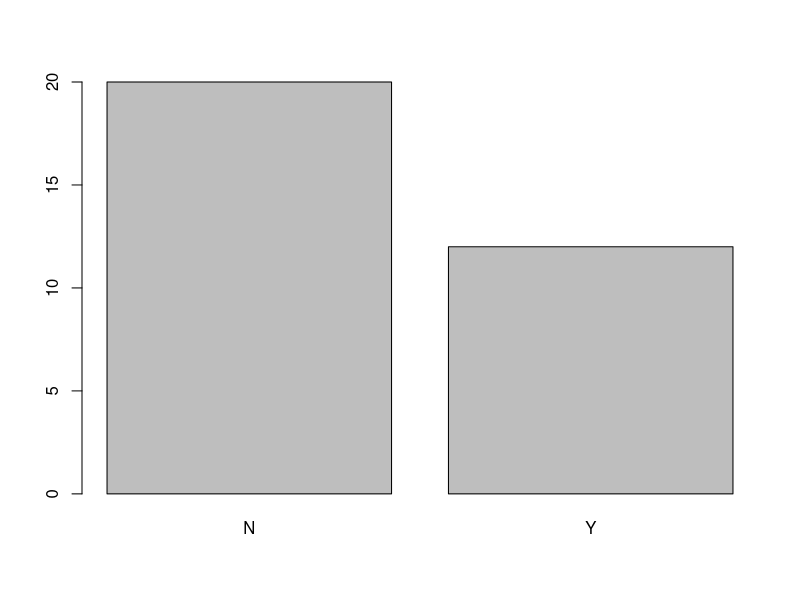
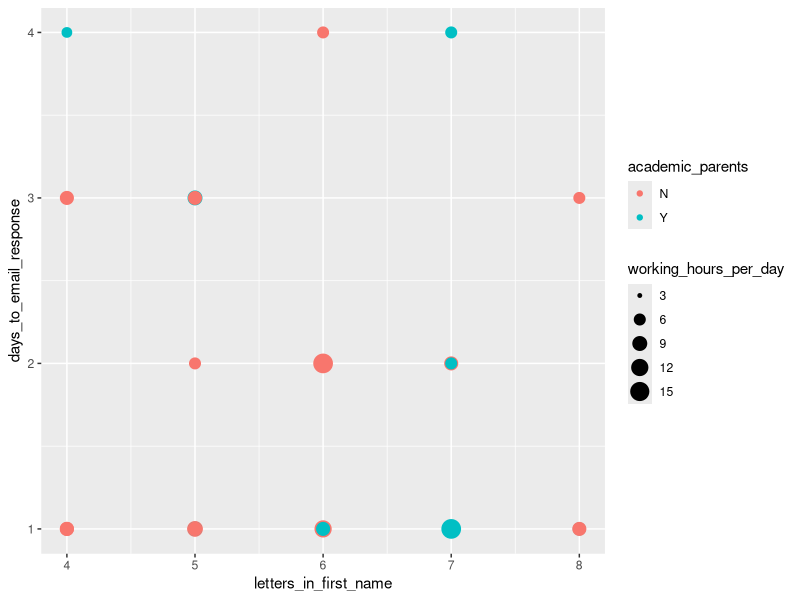
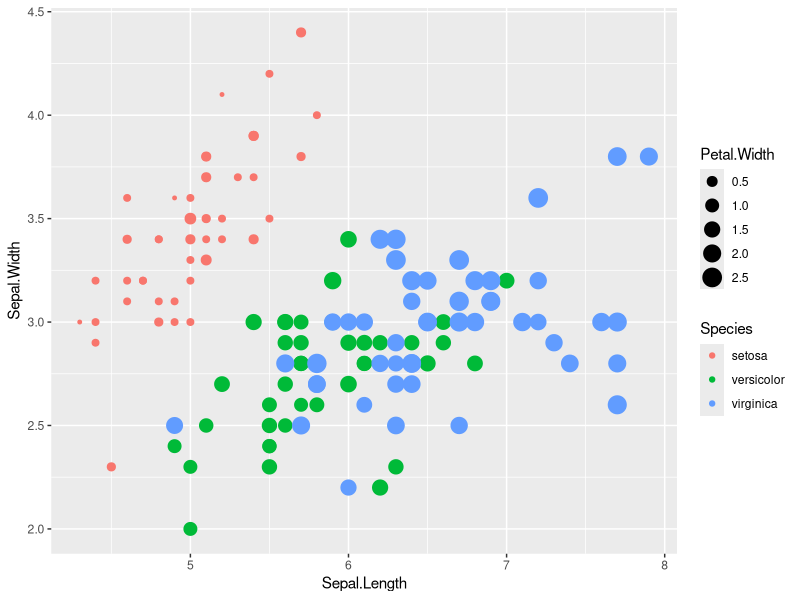
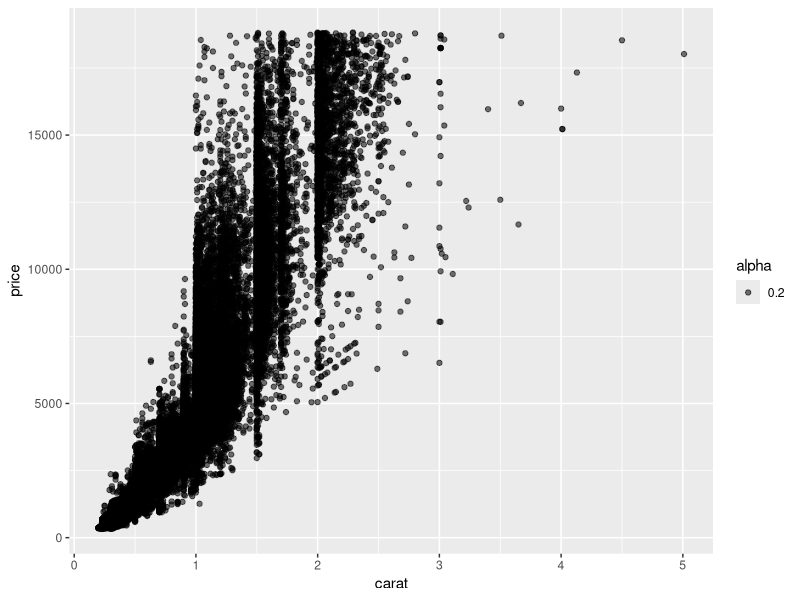
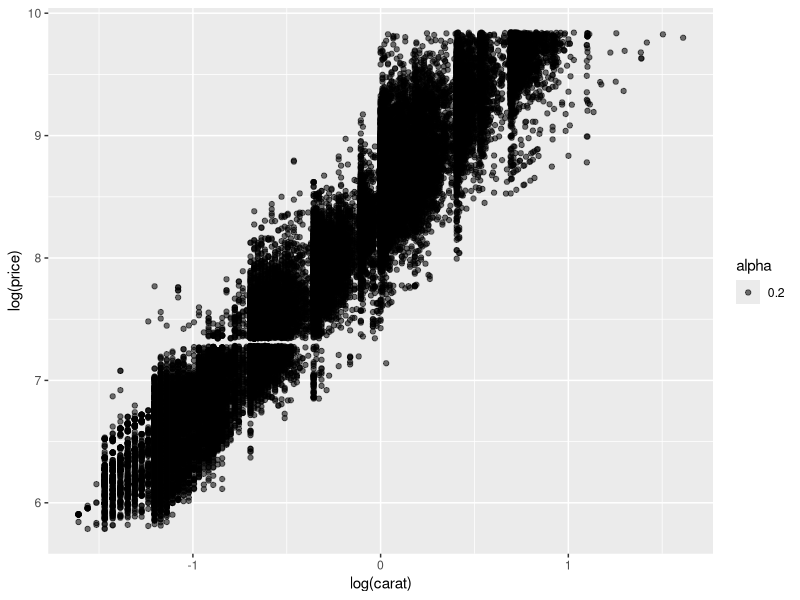
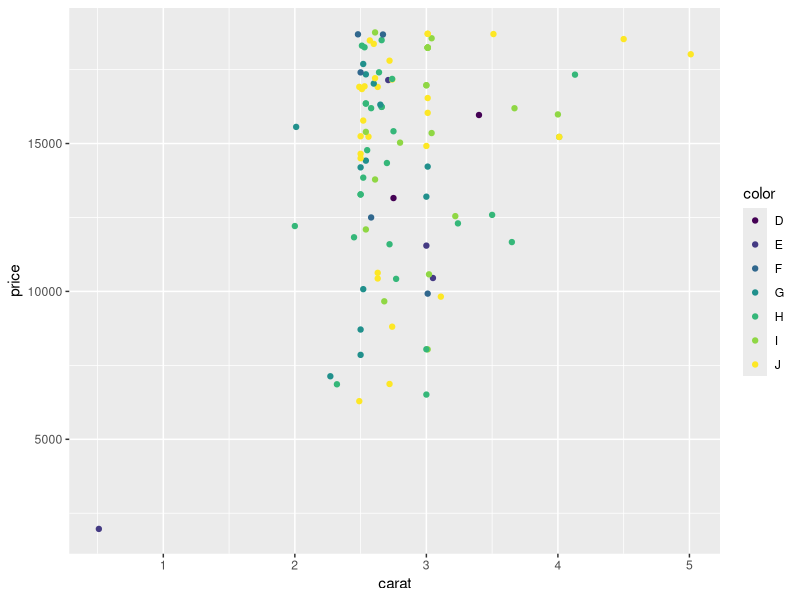
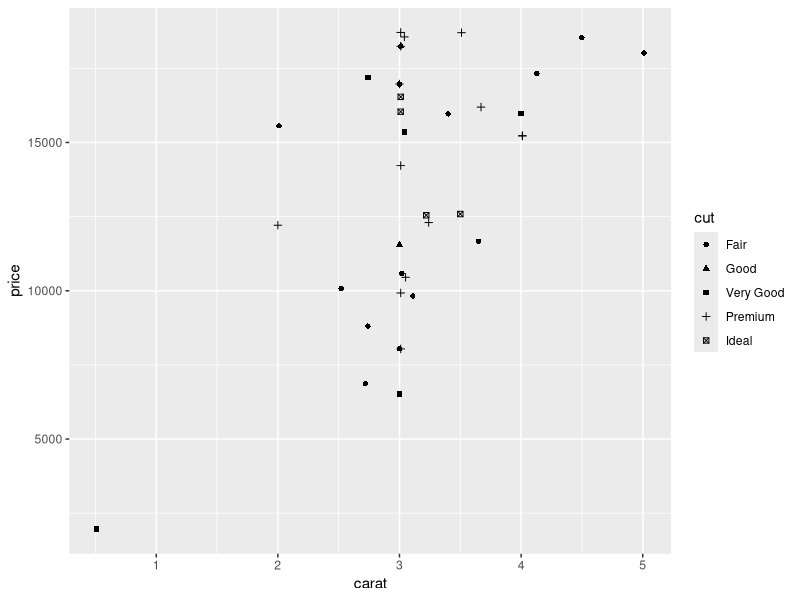
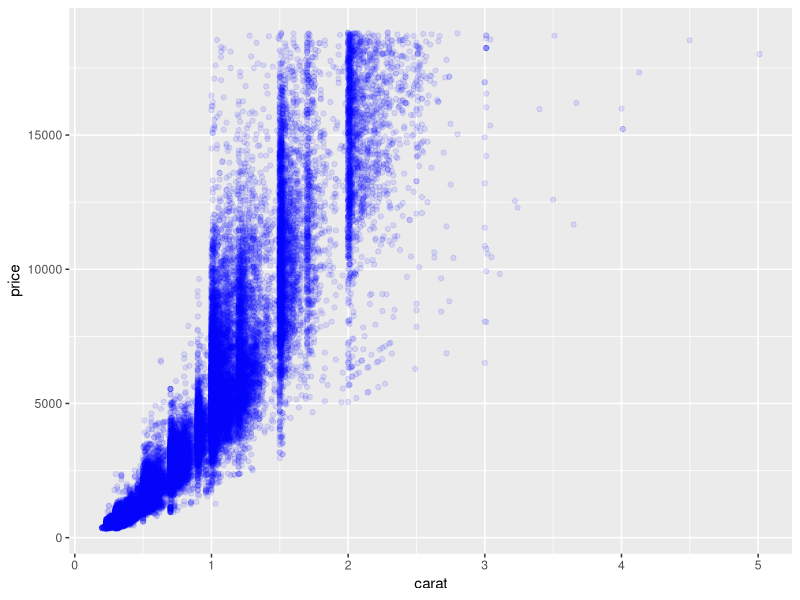

These figures' R source, in order:
library("tidyverse")
participants_data <- read.csv("participants_data.csv")


# Barplot ####

participants_barplot <- table(participants_data$academic_parents)
barplot(participants_barplot)


# Names and Email ####

ggplot(data = participants_data, 
       aes(x = letters_in_first_name, 
           y = days_to_email_response,
           color=
             academic_parents,
           size =
             working_hours_per_day)) +
  geom_point()


#Scatterplots ####

# Create a scatterplot of iris petal length (y) 
# as a function of sepal length (x) 
# with colors representing iris species (color) 
# and petal width as bubble sizes (size).
ggplot(data = iris, 
       aes(x = Sepal.Length, 
           y = Sepal.Width, 
           color = Species, 
           size = Petal.Width))+ 
  geom_point()


# Diamonds price####

# Create a plot with the diamonds data 
# of the carat (x) and the price (y)
plot1 <- ggplot(data = diamonds, 
                aes(x = carat, y = price, 
                    alpha = 0.2)) +
  geom_point()

plot1

# Create a plot with the diamonds data 
# of the log of carat (x) 
# and the log of price (y)
plot2 <- ggplot(data = diamonds,
       aes(x = log(carat),
           y = log(price),
           alpha = 0.2)) +
  geom_point()

plot2


# Colors and Shapes ####

# Create a smaller diamonds data set (top 100 rows), 
# create a scatterplot with carat on the x-axis 
# and price on the y-xis and 
# with the color of the diamond as the color of the points. 
dsmall1 <- top_n(diamonds, n = 100)
ggplot(data = dsmall1, aes(x = carat, 
                          y = price, 
                          color = color)) + 
  geom_point()

# Create a smaller diamonds data set (top 40 rows), 
# create a scatterplot with carat on the x-axis 
# and price on the y-xis and 
# with the cut of the diamond as the shapes for the points. 
dsmall2 <- top_n(diamonds, n = 40)
ggplot( data = dsmall2, 
        aes(x = carat, 
            y = price, 
            shape = cut)) + 
  geom_point()


# Set parameters ####

# Create a plot of the diamonds data 
# with carat on the x-axis, price on the y-axis. 
# Use the inhibit function to set the alpha to 0.1 
# and color to blue.
ggplot(data = diamonds, 
       aes(x = carat, 
           y = price, 
           alpha = I(0.1), 
           color = I("blue"))) + 
  geom_point()


# Geom options ####

# Create a smaller data set of diamonds with 50 rows. 
# Create a scatterplot and smoothed conditional 
# means overlay with carat on the x-axis 
# and price on the y-axis.
dsmall3 <- top_n(diamonds,n = 50)

ggplot(data = dsmall3, 
       aes(x = carat, 
           y = price))+
  geom_point()+
  geom_smooth()


# Smooth function ####

# Create a smaller data set of diamonds with 50 rows. 
# Create a scatterplot and smoothed conditional 
# means overlay with carat on the x-axis 
# and price on the y-axis.
# Use 'glm' as the option for the smoothing
dsmall4 <- top_n(diamonds, n = 50)

ggplot(data = dsmall4, 
       aes(x = carat, 
           y = price))+ 
  geom_point()+ 
  geom_smooth(method = 'glm')


# Boxplots ####

# Change the boxplot so that the x-axis is cut and
#  the y-axis is price divided by carat
ggplot(data = diamonds, 
       aes(x = cut, 
           y = price/carat)) + 
  geom_boxplot()


# Jitter points ####

# Change the jittered boxplot so that the x-axis is cut and
#  the y-axis is price divided by carat
ggplot(data = diamonds, 
       aes(x = cut, 
           y = price/carat)) + 
  geom_boxplot()+ 
  geom_jitter()

# Change the alpha to 0.4 to make 
# the scatter less transparent
ggplot(data = diamonds, 
       aes(x = cut, 
           y = price/carat, 
           alpha = I(0.4))) + 
  geom_boxplot()+ 
  geom_jitter()


# Geom Histogram ####

# Change the density plot so that the x-axis is carat 
# the color is the diamond color
# and the alpha is set to 0.3 using the inhibit function
ggplot(data = diamonds, 
       aes(x = carat, 
           color = color, 
           alpha = I(0.3))) +
  geom_density()


# subset ####

# Create a plot of the mpg data with 
# manufacturer as the color and a linear model 'lm'
# as the smooth method
ggplot(data = mpg, 
       aes(x = displ, 
           y = hwy,  
           color = manufacturer)) + 
  geom_point() +
  geom_smooth(method = "lm")

# Titles and axis ####

# Change the title and labels as you see fit
ggplot(mtcars, 
       aes(mpg, 
           y = hp, 
           col = gear)) +
  geom_point() +
  ggtitle("Car usage in years sorted by horsepower") +
  labs(x = "years of usage",
       y = "horsepower",
       col = "number of gears")

# Geom Tile ####

# subset the data to numeric only with select_if
part_data <- select_if(participants_data, 
                       is.numeric)
# use 'cor' to perform pearson correlation
# use 'round' to reduce correlation 
# results to 1 decimal
cormat <- round(cor(part_data), 
                digits = 1)
# use 'as.data.frame.table' to build a table
# with correlation values
melted_cormat <- as.data.frame.table(cormat, 
                                     responseName = "value")
# plot the result with 'geom-tile'
ggplot(data = melted_cormat, 
       aes(x = Var1,
           y = Var2,
           fill = value)) + 
  geom_tile()


# Export figures ####
# 
# png(file = "cortile_1.png", width = 7, height = 6, units = "in", res = 400)
# ggplot(data = melted_cormat, aes(x = Var1, y = Var2, fill = value)) + geom_tile() + theme(axis.text.x = element_text(angle = 45, hjust = 1))
# dev.off()
# 
# png(file = "cortile_2.png", width = 7, height = 6, units = "in", res = 400)
# ggplot(data = melted_cormat, aes(x = Var1, y = Var2, fill = value)) + geom_boxplot() + theme(axis.text.x = element_text(angle = 45, hjust = 1))
# dev.off()
# 
# png(file = "cortile_3.png", width = 7, height = 6, units = "in", res = 400)
# ggplot(data = melted_cormat, aes(x = Var1, y = Var2, fill = value)) + geom_bar() + theme(axis.text.x = element_text(angle = 45, hjust = 1))
# dev.off()
# 
# png(file = "cortile_4.png", width = 7, height = 6, units = "in", res = 400)
# ggplot(data = melted_cormat, aes(x = Var1, y = Var2, fill = value)) + geom_point() + theme(axis.text.x = element_text(angle = 45, hjust = 1))
# dev.off()
